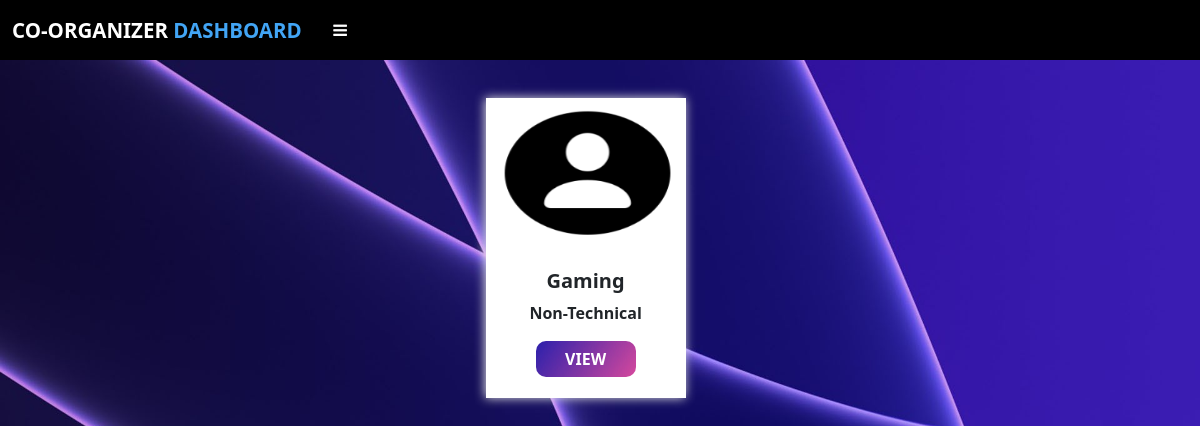
/coOrganizer_view_event (signed in), run on an earlier commit of the app's database.
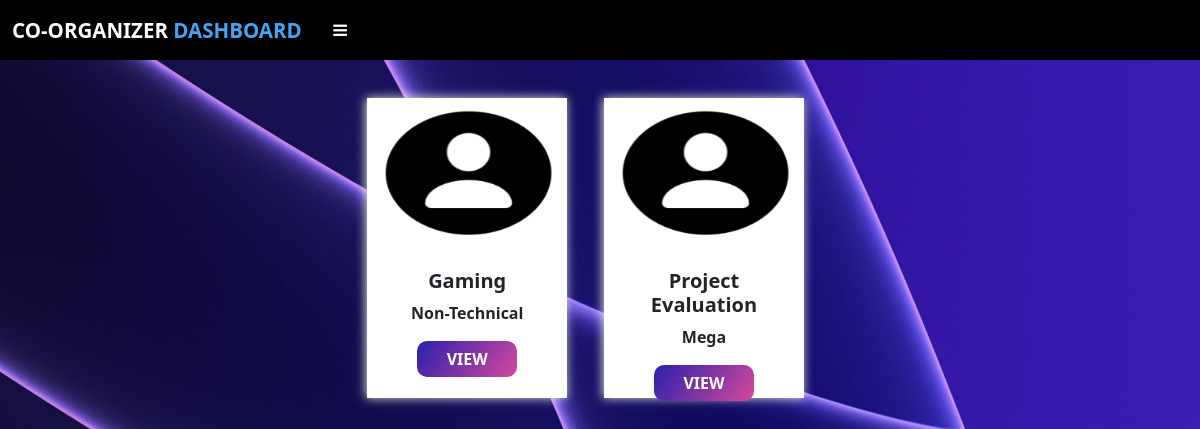
And on a later commit of the database.
### app.py (models this page shows, shortened)
class Event(db.Model):
    id = db.Column(db.Integer,primary_key=True)
    name = db.Column(db.String(50),nullable=False)
    description = db.Column(db.String(255),nullable=False)
    date = db.Column(db.String(50), nullable=False)
    time = db.Column(db.String(50), nullable=False)
    category = db.Column(db.String(50),nullable=False)
    coorg_mail = db.Column(db.String(80),db.ForeignKey('coorganizer.email'))
    org_id = db.Column(db.Integer,db.ForeignKey('organizer.id'))
    participant_id=db.relationship('Participant',cascade="all,delete",backref='participants')
    judge_event_id=db.relationship('Judge',cascade="all,delete",backref='ownersj')
    part_event_id=db.relationship('Plist',cascade="all,delete",backref='ownersjp')

### app.py (the view)
@app.route("/coOrganizer_view_event")
def coOrganizer_view_event():
    if 'coorganizer' in session:
        events = Event.query.filter_by(coorg_mail=session['coorganizer_email'])
        return render_template('coOrganizer_view_event.html',data=events)
    else:
        flash("Session Expired","error")
        return redirect(url_for('coOrganizer_log'))

### templates/coOrganizer_view_event.html (shortened to what this page needs)
{% extends "coOrganizer_layout.html" %}
{% block head %} {{ super() }}
{% endblock %}
{% block content %} {% if data %}
<div
  class="row row-cols-md-5 g-2 text-center mx-2"
  id="container"
  style="margin-top: 30px"
>
  {% for i in data %}
  <form action="/coOrganizer_event_page/{{i['id']}}" method="POST">
    <div class="col" style="padding: 0px; margin: 0px">
      <img
        src="../static/face.png"
        height="155px"
        width="105px"
        class="card-img-top"
        alt="candidate_logo"
      />
      <div class="card-body">
        <h5 class="card-title fw-bolder">{{i['name']}}</h5>
        <p class="card-text fw-bold">{{i['category']}}</p>
        <div class="text-center">
          <button class="btn btttn fw-bold" id="viewBtn" type="submit">
            VIEW
          </button>
        </div>
      </div>
    </div>
  </form>
  {% endfor %}{% else %}
  <h2 class="text-center mt-5 fw-bold text-uppercase">
    No Events Assigned To You
  </h2>
  {% endif %}
</div>
{% endblock %}

### templates/coOrganizer_layout.html (shortened to what this page needs)
<!DOCTYPE html>
<html lang="en">
  <head>
    {% block head %}
    <link
      href="https://cdn.jsdelivr.net/npm/bootstrap@5.0.0/dist/css/bootstrap.min.css"
      rel="stylesheet"
    />
    <link
      rel="stylesheet"
      href="https://cdnjs.cloudflare.com/ajax/libs/font-awesome/4.7.0/css/font-awesome.min.css"
    />
    <link
      rel="stylesheet"
      href="https://cdnjs.cloudflare.com/ajax/libs/animate.css/4.1.1/animate.min.css"
    />
    {% endblock %}
  </head>
  <body>
    <nav
      class="navbar navbar-expand-lg navbar-light"
      style="background-color: #000000; height: 60px"
      id="navbar"
    >
      <div class="container-fluid">
        <a class="navbar-brand" href="#"
          ><h3 id="text1">Co-Organizer <span>Dashboard</span></h3></a
        >
        <button
          type="button"
          id="sidebarCollapse"
          class="btn btn-darks me-auto"
          onclick="openNav()"
        >
          <i class="fa fa-bars" aria-hidden="true"></i>
        </button>
      </div>
    </nav>
    <div id="content">{% block content %} {% endblock %}</div>
  </body>
</html>

### templates/coOrganizer_view_event.html (style rules this page uses)
body { background-image: url("../static/background.avif"); background-repeat: no-repeat; background-size: cover; }
.col { width: 200px; height: 300px; box-shadow: -1px 0px 10px rgb(225, 224, 224); margin-left: 50px; padding: 0px; background-color: white; }
#viewBtn { width: 100px; border-radius: 10px; border: 0px; background: url("static/back1.jpg") no-repeat; background-position: center; background-size: cover; color: white; text-decoration: none; }
#container { display: flex; flex-direction: row; justify-content: center; align-items: center; }

### templates/coOrganizer_layout.html (style rules this page uses)
body { font-family: "Roboto" sans-serif; background-color: #f2f3f4; }
* { margin: 0; padding: 0; text-decoration: none; list-style: none; }
#text1 { color: #fff; margin: 0; text-transform: uppercase; font-size: 20.5px; font-weight: 750; }
#text1 span { color: #42a5f5; }
#sidebarCollapse { color: white; width: 45px; }

What changed in the data, as far as the page shows it:
added Event: name "Project Evaluation", category "Mega"
